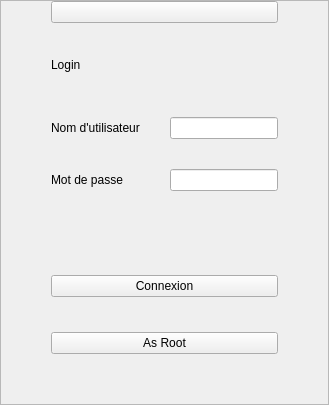
                <widget class="QWidget" name="users">
                 <property name="styleSheet">
                  <string notr="true"/>
                 </property>
                 <layout class="QHBoxLayout" name="horizontalLayout_6">
                  <property name="spacing">
                   <number>0</number>
                  </property>
                  <property name="leftMargin">
                   <number>0</number>
                  </property>
                  <property name="topMargin">
                   <number>0</number>
                  </property>
                  <property name="rightMargin">
                   <number>0</number>
                  </property>
                  <property name="bottomMargin">
                   <number>0</number>
                  </property>
                  <item>
                   <widget class="QFrame" name="leftFrame">
                    <property name="sizePolicy">
                     <sizepolicy hsizetype="Preferred" vsizetype="Preferred">
                      <horstretch>1</horstretch>
                      <verstretch>0</verstretch>
                     </sizepolicy>
                    </property>
                    <property name="frameShape">
                     <enum>QFrame::StyledPanel</enum>
                    </property>
                    <property name="frameShadow">
                     <enum>QFrame::Raised</enum>
                    </property>
                   </widget>
                  </item>
                  <item>
                   <widget class="QFrame" name="usersForm">
                    <property name="enabled">
                     <bool>true</bool>
                    </property>
                    <property name="sizePolicy">
                     <sizepolicy hsizetype="Preferred" vsizetype="Preferred">
                      <horstretch>0</horstretch>
                      <verstretch>0</verstretch>
                     </sizepolicy>
                    </property>
                    <property name="minimumSize">
                     <size>
                      <width>0</width>
                      <height>0</height>
                     </size>
                    </property>
                    <property name="maximumSize">
                     <size>
                      <width>700</width>
                      <height>700</height>
                     </size>
                    </property>
                    <property name="styleSheet">
                     <string notr="true"/>
                    </property>
                    <property name="frameShape">
                     <enum>QFrame::StyledPanel</enum>
                    </property>
                    <property name="frameShadow">
                     <enum>QFrame::Raised</enum>
                    </property>
                    <layout class="QVBoxLayout" name="verticalLayout_10">
                     <property name="spacing">
                      <number>35</number>
                     </property>
                     <property name="sizeConstraint">
                      <enum>QLayout::SetDefaultConstraint</enum>
                     </property>
                     <property name="leftMargin">
                      <number>50</number>
                     </property>
                     <property name="topMargin">
                      <number>0</number>
                     </property>
                     <property name="rightMargin">
                      <number>50</number>
                     </property>
                     <property name="bottomMargin">
                      <number>50</number>
                     </property>
                     <item>
                      <widget class="QPushButton" name="pushButton">
                       <property name="styleSheet">
                        <string notr="true"/>
                       </property>
                       <property name="text">
                        <string/>
                       </property>
                       <property name="icon">
                        <iconset resource="C:/Users/steph/OneDrive/Documents/MesProjets/AppPython/QtPysideGestionBoutiqueVente1/icons_.qrc">
                         <normaloff>:/icons/icons/users.png</normaloff>:/icons/icons/users.png</iconset>
                       </property>
                       <property name="iconSize">
                        <size>
                         <width>90</width>
                         <height>90</height>
                        </size>
                       </property>
                      </widget>
                     </item>
                     <item>
                      <widget class="QLabel" name="label">
                       <property name="styleSheet">
                        <string notr="true">text-align : right ; </string>
                       </property>
                       <property name="text">
                        <string>Login</string>
                       </property>
                      </widget>
                     </item>
                     <item>
                      <layout class="QFormLayout" name="formLayout">
                       <property name="horizontalSpacing">
                        <number>30</number>
                       </property>
                       <property name="verticalSpacing">
                        <number>30</number>
                       </property>
                       <property name="topMargin">
                        <number>10</number>
                       </property>
                       <item row="0" column="0">
                        <widget class="QLabel" name="userName">
                         <property name="text">
                          <string>Nom d'utilisateur</string>
                         </property>
                        </widget>
                       </item>
                       <item row="1" column="0">
                        <widget class="QLabel" name="userPass">
                         <property name="text">
                          <string>Mot de passe</string>
                         </property>
                        </widget>
                       </item>
                       <item row="0" column="1">
                        <widget class="QLineEdit" name="usersnameEd"/>
                       </item>
                       <item row="1" column="1">
                        <widget class="QLineEdit" name="userspassEd">
                         <property name="styleSheet">
                          <string notr="true"/>
                         </property>
                        </widget>
                       </item>
                      </layout>
                     </item>
                     <item>
                      <widget class="QLabel" name="usersMsg">
                       <property name="text">
                        <string/>
                       </property>
                      </widget>
                     </item>
                     <item>
                      <widget class="QPushButton" name="usersConBtn">
                       <property name="text">
                        <string>Connexion</string>
                       </property>
                      </widget>
                     </item>
                     <item>
                      <widget class="QPushButton" name="asRootBtn">
                       <property name="text">
                        <string>As Root</string>
                       </property>
                      </widget>
                     </item>
                    </layout>
                   </widget>
                  </item>
                  <item>
                   <widget class="QFrame" name="rightFrame">
                    <property name="sizePolicy">
                     <sizepolicy hsizetype="Preferred" vsizetype="Preferred">
                      <horstretch>1</horstretch>
                      <verstretch>0</verstretch>
                     </sizepolicy>
                    </property>
                    <property name="frameShape">
                     <enum>QFrame::StyledPanel</enum>
                    </property>
                    <property name="frameShadow">
                     <enum>QFrame::Raised</enum>
                    </property>
                   </widget>
                  </item>
                 </layout>
                </widget>
